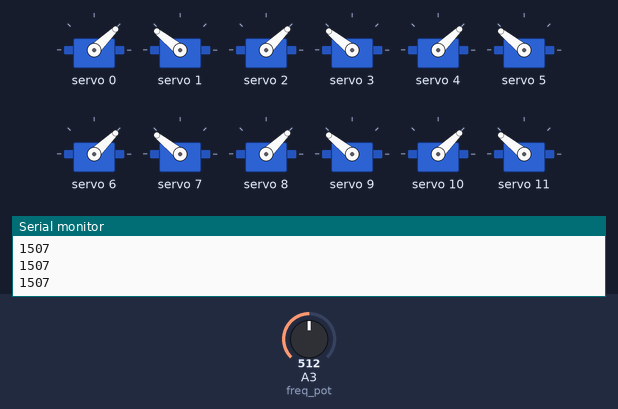
This program was run on a simulated Arduino Uno, built with avr-gcc and run on an emulated ATmega328P. On the bench: 12 × servo, the last lines printed to the serial monitor. The inputs (shaded band) are chosen by the test bench; at power-on: A3 (freq_pot) = 512.

Above: at 2.2 s.
2.3 s: A3 (freq_pot) set to 495
At 3.3 s:
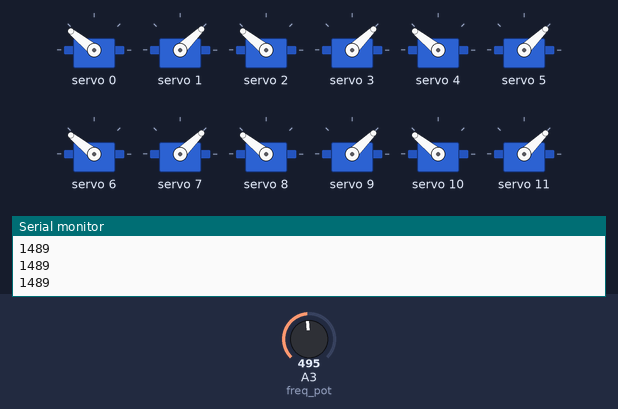
3.9 s: A3 (freq_pot) set to 511
At 4.5 s:
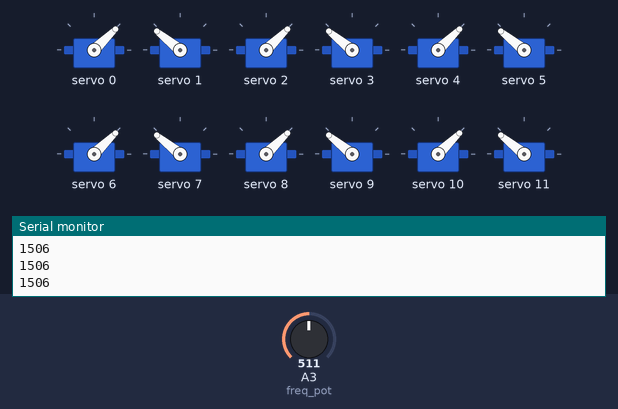
5.4 s: A3 (freq_pot) set to 400
At 6.9 s:
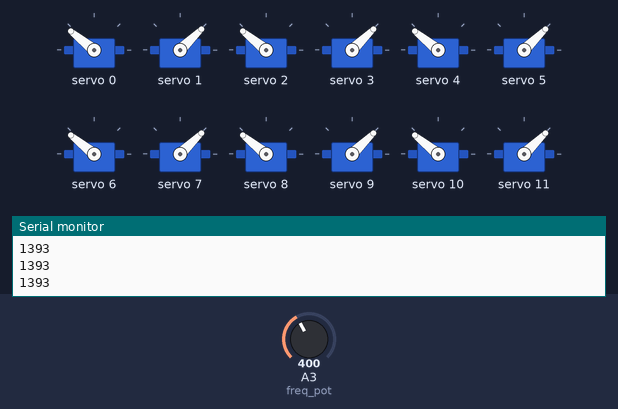
Timing chart, 0 to 8.4 s (numbered marks = the images above; inputs shaded):
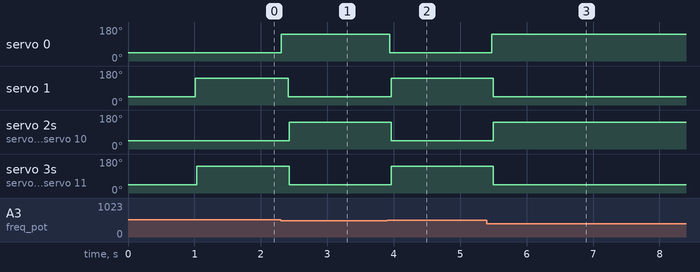

The program:

main.cpp
```cpp
#include <Arduino.h>

#include <Wire.h>
#include <Adafruit_PWMServoDriver.h>

#define POT_PIN A4

// timings
#define SERVO_FREQ 50            // Analog servos run at ~50 Hz updates
#define SERVO_CONTROL_STEP_MS 20 // Controller running at 50Hz

#define USMIN 1000
#define USMAX 2000

#define SERVO_PULSE_MIN 204 // This is the 'minimum' pulse length count (out of 4096)
#define SERVO_PULSE_MAX 410 // This is the 'maximum' pulse length count (out of 4096)

// number of servos
#define NUM_SERVOS 17
const int freq_pot = A3;

Adafruit_PWMServoDriver pwm = Adafruit_PWMServoDriver();

void setup()
{
    Serial.begin(9600);
    // Servo setup
    pwm.begin();
    // for servo example see https://github.com/adafruit/Adafruit-PWM-Servo-Driver-Library/blob/master/examples/servo/servo.ino
    // pwm.setOscillatorFrequency(27000000);
    pwm.setPWMFreq(SERVO_FREQ); // Analog servos run at ~50 Hz updates
    for (int mot_id = 0; mot_id < NUM_SERVOS; ++mot_id)
    {
        pwm.setPWM(mot_id, 0, SERVO_PULSE_MIN);
    }
    delay(1000);
}

void loop()
{


    for (int mot_id = 0; mot_id < NUM_SERVOS; ++mot_id)
    {
        const int read_freq = map(analogRead(freq_pot), 10, 1000, USMIN, USMAX);
        const int microsec = constrain(read_freq, USMIN, USMAX);
        Serial.println(read_freq);
        if(read_freq > 1500){
            if(mot_id%2){
                pwm.writeMicroseconds(mot_id, USMAX);
            } else {
                pwm.writeMicroseconds(mot_id, USMIN);
            }
        } else {
            if(mot_id%2){
                pwm.writeMicroseconds(mot_id, USMIN);
            } else {
                pwm.writeMicroseconds(mot_id, USMAX);
            }
        }
    }
    delay(100);
    // // int input = map(analogRead(POT_PIN), 10, 1000, USMIN, USMAX);
    // // int pulse = constrain(input, USMIN, USMAX);
    // // pwm.writeMicroseconds(SERVO_ID0, pulse);
    // // delay(100);

    // for (int mot_id = 0; mot_id < NUM_SERVOS; ++mot_id)
    // {
    //     pwm.setPWM(mot_id, 0, SERVO_PULSE_MIN);
    // }
    // delay(100);

    // // Drive each servo one at a time using writeMicroseconds(), it's not precise due to calculation rounding!
    // // The writeMicroseconds() function is used to mimic the Arduino Servo library writeMicroseconds() behavior.
    // for (uint16_t microsec = USMIN; microsec < USMAX; microsec++) {
    //     for (int mot_id = 0; mot_id < NUM_SERVOS; ++mot_id)
    //     {
    //         pwm.writeMicroseconds(mot_id, microsec);
    //     }
    // }

    // delay(500);
    // for (uint16_t microsec = USMAX; microsec > USMIN; microsec--) {
    //     for (int mot_id = 0; mot_id < NUM_SERVOS; ++mot_id)
    //     {
    //         pwm.writeMicroseconds(mot_id, microsec);
    //     }
    // }

}
```

Measured:
- the behaviour switches between 506 and 505 on A3 (freq_pot) (found by bisection; images 0 and 1)
- after the input at 2.3 s, servo 0: 44° → 141° at once; servo 1: 141° → 44° after 0.11 s; servo 2, servo 4, servo 6, servo 8, servo 10: 44° → 141° after 0.13 s; servo 3, servo 5, servo 7, servo 9, servo 11: 141° → 44° after 0.13 s
- after the input at 3.9 s, servo 0: 141° → 44° at once; servo 1, servo 3, servo 5, servo 7, servo 9, servo 11: 44° → 141° after 0.06 s; servo 2, servo 4, servo 6, servo 8, servo 10: 141° → 44° after 0.06 s
- after the input at 5.4 s, servo 0: 44° → 141° after 0.08 s; servo 1, servo 3, servo 5, servo 7, servo 9, servo 11: 141° → 44° after 0.10 s; servo 2, servo 4, servo 6, servo 8, servo 10: 44° → 141° after 0.10 s
